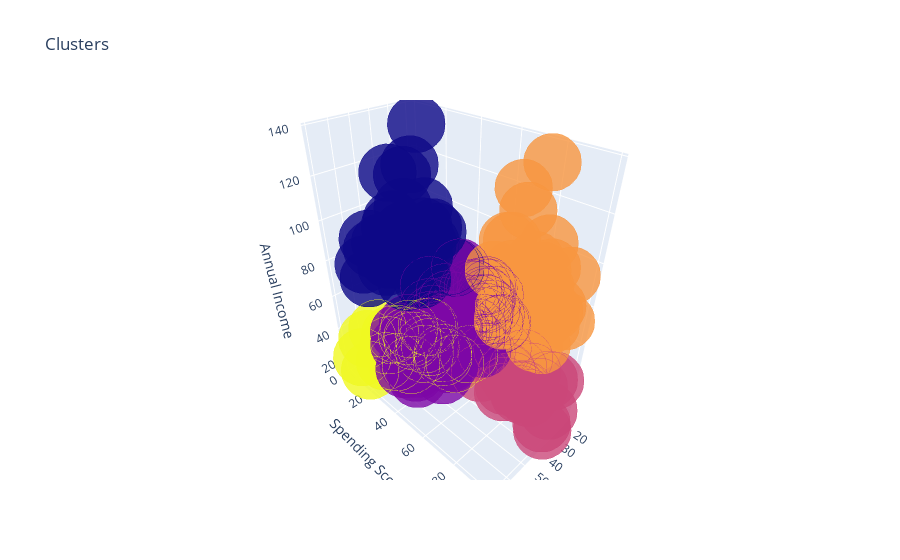

Here is the notebook cell this chart was saved with:
### Code cell
data['label2'] =  labels2

trace1 = go.Scatter3d(
    x= data['Age'],
    y= data['Score'],
    z= data['Income'],
    mode='markers',
     marker=dict(
        color = data['label2'], 
        size= 20,
        line=dict(
            color= data['label2'],
            width= 12
        ),
        opacity=0.8
     )
)

data1 = [trace1]
layout = go.Layout(
#     margin=dict(
#         l=0,
#         r=0,
#         b=0,
#         t=0
#     )
    title= 'Clusters',
    scene = dict(
            xaxis = dict(title  = 'Age'),
            yaxis = dict(title  = 'Spending Score'),
            zaxis = dict(title  = 'Annual Income')
        )
)
fig = go.Figure(data=data1, layout=layout)
py.offline.iplot(fig)

### Figure 1 — Plotly figure (JSON) as saved in the notebook; plotly's stock layout.template omitted (floating-point values rounded to 4 significant figures; data arrays with more than 128 entries replaced by an {"elided": "..."} marker saying what was removed)
{"data": [{"marker": {"color": {"elided": "200 int values"}, "line": {"color": {"elided": "200 int values"}, "width": 12}, "opacity": 0.8, "size": 20}, "mode": "markers", "type": "scatter3d", "x": {"elided": "200 int values"}, "y": {"elided": "200 int values"}, "z": {"elided": "200 int values"}}], "layout": {"scene": {"xaxis": {"title": {"text": "Age"}}, "yaxis": {"title": {"text": "Spending Score"}}, "zaxis": {"title": {"text": "Annual Income"}}}, "title": {"text": "Clusters"}}}
